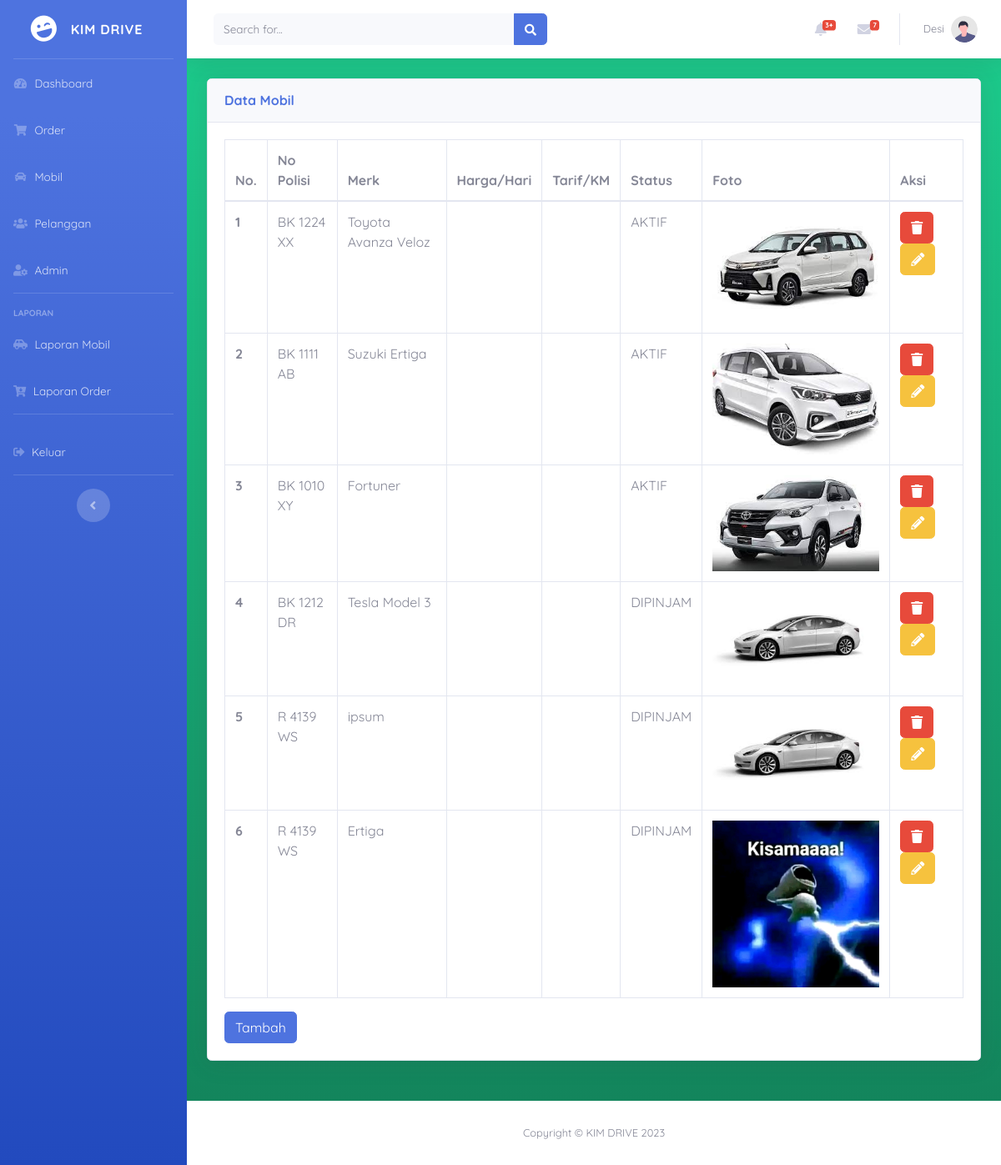
Page /index.php?x=mobil (signed in) on the committed database.
### tables this page shows
CREATE TABLE IF NOT EXISTS `mobil` (
  `id_mobil` int(11) NOT NULL AUTO_INCREMENT,
  `no_polisi` varchar(12) NOT NULL,
  `merk` varchar(90) NOT NULL,
  `foto` varchar(255) NOT NULL,
  `tahun` varchar(10) NOT NULL,
  `harga` double NOT NULL,
  `s_mobil` varchar(20) NOT NULL,
  PRIMARY KEY (`id_mobil`)
);

### mobil.php (the view)
<!doctype html>
<html lang="en">
<body>
    <?php
    include("konek.php");
    $cari = mysqli_query($konek, "select * from mobil");
    ?>
    <div class="card shadow mb-4 ">
        <div class="card-header py-3">
            <h6 class="m-0 font-weight-bold text-primary">Data Mobil</h6>
        </div>
        <div class="card-body">
            <table class="table table-hover table-bordered">
                <thead>
                    <tr>
                        <th>No.</th>
                        <th>No Polisi</th>
                        <th>Merk</th>
                        <th>Harga/Hari</th>
                        <th>Tarif/KM</th>
                        <th>Status</th>
                        <th>Foto</th>
                        <th>Aksi</th>
                    </tr>
                </thead>
                <tbody>
                    <?php
                    $no = 1;
                    while ($data = mysqli_fetch_array($cari)) {
                    ?>
                        <tr>
                            <th scope="row"><?php echo $no; ?></th>
                            <td><?php echo $data['no_polisi']; ?></td>
                            <td><?php echo $data['merk']; ?></td>
                            <td><?php echo $data['harga_pokok']; ?></td>
                            <td><?php echo $data['harga_km']; ?></td>
                            <td><?php echo $data['s_mobil']; ?></td>
                            <td>
                                <img width="200px" src="./foto_mobil/<?php echo $data['foto']; ?>">
                            </td>
                            <td>
                                <a href="?x=hmobil&id=<?php echo $data['id_mobil']; ?>" class="btn btn-danger"><i class="fa fa-trash"></i></a>
                                <a href="?x=emobil&id=<?php echo $data['id_mobil']; ?>" class="btn btn-warning"><i class="fa fa-pencil-alt"></i></a>
                            </td>
                        </tr>
                    <?php
                        $no++;
                    }
                    ?>
                </tbody>
            </table>
            <a href="?x=tmobil" class="btn btn-primary">Tambah</a>
        </div>
    </div>
</body>
</html>

### index.php (shortened to what this page needs)
<!doctype html>
<html lang="en">
<head>
    <link href="vendor/fontawesome-free/css/all.min.css" rel="stylesheet" type="text/css">
    <link href="css/sb-admin-2.min.css" rel="stylesheet">
</head>
<body id="page-top">
    <div id="wrapper">
        <ul class="navbar-nav bg-gradient-primary sidebar sidebar-dark accordion" id="accordionSidebar">
            <a class="sidebar-brand d-flex align-items-center justify-content-center" href="index.html">
                <div class="sidebar-brand-icon rotate-n-15">
                    <i class="fas fa-laugh-wink"></i>
                </div>
                <div class="sidebar-brand-text mx-3">KIM Drive</div>
            </a>
            <hr class="sidebar-divider my-0">
            <li class="nav-item">
                <a class="nav-link" href="index.php">
                    <i class="fas fa-fw fa-tachometer-alt"></i>
                    <span>Dashboard</span></a>
            </li>
            <li class="nav-item">
                <a class="nav-link" href="?x=order">
                    <i class="fas fa-fw fa-shopping-cart"></i>
                    <span>Order</span></a>
            </li>
            <li class="nav-item">
                <a class="nav-link" href="?x=mobil">
                    <i class="fas fa-fw fa-car"></i>
                    <span>Mobil</span></a>
            </li>
            <li class="nav-item">
                <a class="nav-link" href="?x=pelanggan">
                    <i class="fas fa-fw fa-users"></i>
                    <span>Pelanggan</span></a>
            </li>
            <li class="nav-item">
                <a class="nav-link" href="?x=admin">
                    <i class="fas fa-fw fa-user-cog"></i>
                    <span>Admin</span></a>
            </li>
            <hr class="sidebar-divider">
            <div class="sidebar-heading">
                Laporan
            </div>
            <li class="nav-item">
                <a class="nav-link collapsed" href="?x=rmobil">
                    <i class="fas fa-car-side"></i>
                    <span>Laporan Mobil</span>
                </a>
            </li>
            <li class="nav-item">
                <a class="nav-link collapsed" href="?x=rorder">
                    <i class="fas fa-cart-arrow-down"></i>
                    <span>Laporan Order</span>
                </a>
            </li>
            <hr class="sidebar-divider">
            <li class="nav-item">
                <a class="nav-link collapsed" href="#" data-toggle="modal" data-target="#logoutModal">
                    <i class="fas fa-sign-out-alt"></i>
                    <span>Keluar</span>
                </a>
            </li>
            <hr class="sidebar-divider d-none d-md-block">
            <div class="text-center d-none d-md-inline">
                <button class="rounded-circle border-0" id="sidebarToggle"></button>
            </div>
        </ul>
        <div id="content-wrapper" class="d-flex flex-column">
            <div id="content" class=" bg-gradient-success">
                <nav class="navbar navbar-expand navbar-light bg-white topbar mb-4 static-top shadow">
                    <form class="d-none d-sm-inline-block form-inline mr-auto ml-md-3 my-2 my-md-0 mw-100 navbar-search">
                        <div class="input-group">
                            <input type="text" class="form-control bg-light border-0 small" placeholder="Search for..." aria-label="Search" aria-describedby="basic-addon2">
                            <div class="input-group-append">
                                <button class="btn btn-primary" type="button">
                                    <i class="fas fa-search fa-sm"></i>
                                </button>
                            </div>
                        </div>
                    </form>
                    <ul class="navbar-nav ml-auto">
                        <li class="nav-item dropdown no-arrow mx-1">
                            <a class="nav-link dropdown-toggle" href="#" id="alertsDropdown" role="button" data-toggle="dropdown" aria-haspopup="true" aria-expanded="false">
                                <i class="fas fa-bell fa-fw"></i>
                                <span class="badge badge-danger badge-counter">3+</span>
                            </a>
                        </li>
                        <li class="nav-item dropdown no-arrow mx-1">
                            <a class="nav-link dropdown-toggle" href="#" id="messagesDropdown" role="button" data-toggle="dropdown" aria-haspopup="true" aria-expanded="false">
                                <i class="fas fa-envelope fa-fw"></i>
                                <span class="badge badge-danger badge-counter">7</span>
                            </a>
                        </li>
                        <li class="nav-item dropdown no-arrow">
                            <a class="nav-link dropdown-toggle" href="#" id="userDropdown" role="button" data-toggle="dropdown" aria-haspopup="true" aria-expanded="false">
                                <span class="mr-2 d-none d-lg-inline text-gray-600 small"><?= $_SESSION['nama_admin']?></span>
                                <img class="img-profile rounded-circle" src="img/undraw_profile.svg">
                            </a>
                        </li>
                    </ul>
                </nav>
                <div class="container-fluid">
                    <div class="row mb-4">
                        <div class="col-md-12">
                            <?php include("kontrol.php"); ?>
                        </div>
                    </div>
                </div>
            </div>
            <footer class="sticky-footer bg-white">
                <div class="container my-auto">
                    <div class="copyright text-center my-auto">
                        <span>Copyright &copy; KIM DRIVE 2023</span>
                    </div>
                </div>
            </footer>
        </div>
    </div>
</body>
</html>

### kontrol.php (shortened to what this page needs)
<?php
if (isset($_GET['x'])) {
    switch ($_GET['x']) {
        case 'mobil':
            include("mobil.php");
            break;
    }
} else {
    include("dashboard.php");
}

### index.php (style rules this page uses)
body { font-family: 'Quicksand'; }

### rows in the picture
mobil: no_polisi "BK 1224 XX", merk "Toyota Avanza Veloz", s_mobil "AKTIF", foto (picture)
mobil: no_polisi "BK 1111 AB", merk "Suzuki Ertiga", s_mobil "AKTIF", foto (picture)
mobil: no_polisi "BK 1010 XY", merk "Fortuner", s_mobil "AKTIF", foto (picture)
mobil: no_polisi "BK 1212 DR", merk "Tesla Model 3", s_mobil "DIPINJAM", foto (picture)
mobil: no_polisi "R 4139 WS", merk "ipsum", s_mobil "DIPINJAM", foto (picture)
mobil: no_polisi "R 4139 WS", merk "Ertiga", s_mobil "DIPINJAM", foto (picture)

### other values in the picture
$_SESSION['nama_admin'] "Desi"
